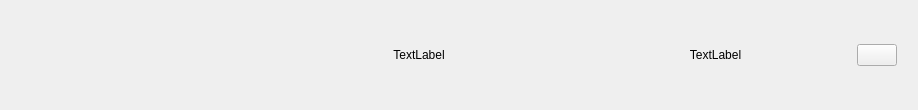
<?xml version="1.0" encoding="UTF-8"?>
<ui version="4.0">
 <class>TitleBar</class>
 <widget class="QWidget" name="TitleBar">
  <property name="geometry">
   <rect>
    <x>0</x>
    <y>0</y>
    <width>918</width>
    <height>110</height>
   </rect>
  </property>
  <property name="minimumSize">
   <size>
    <width>0</width>
    <height>110</height>
   </size>
  </property>
  <property name="maximumSize">
   <size>
    <width>16777215</width>
    <height>110</height>
   </size>
  </property>
  <property name="windowTitle">
   <string>Form</string>
  </property>
  <property name="autoFillBackground">
   <bool>true</bool>
  </property>
  <layout class="QHBoxLayout" name="horizontalLayout_2">
   <property name="spacing">
    <number>0</number>
   </property>
   <property name="leftMargin">
    <number>0</number>
   </property>
   <property name="topMargin">
    <number>0</number>
   </property>
   <property name="rightMargin">
    <number>0</number>
   </property>
   <property name="bottomMargin">
    <number>0</number>
   </property>
   <item>
    <widget class="QWidget" name="titleBg" native="true">
     <layout class="QHBoxLayout" name="horizontalLayout" stretch="40,291,531,196,348,465,0,0,49">
      <property name="spacing">
       <number>0</number>
      </property>
      <property name="leftMargin">
       <number>0</number>
      </property>
      <property name="topMargin">
       <number>0</number>
      </property>
      <property name="rightMargin">
       <number>0</number>
      </property>
      <property name="bottomMargin">
       <number>0</number>
      </property>
      <item>
       <spacer name="horizontalSpacer">
        <property name="orientation">
         <enum>Qt::Horizontal</enum>
        </property>
        <property name="sizeHint" stdset="0">
         <size>
          <width>22</width>
          <height>20</height>
         </size>
        </property>
       </spacer>
      </item>
      <item>
       <widget class="QLabel" name="iconLabel">
        <property name="sizePolicy">
         <sizepolicy hsizetype="Preferred" vsizetype="Preferred">
          <horstretch>0</horstretch>
          <verstretch>0</verstretch>
         </sizepolicy>
        </property>
        <property name="text">
         <string/>
        </property>
       </widget>
      </item>
      <item>
       <spacer name="horizontalSpacer_3">
        <property name="orientation">
         <enum>Qt::Horizontal</enum>
        </property>
        <property name="sizeHint" stdset="0">
         <size>
          <width>323</width>
          <height>20</height>
         </size>
        </property>
       </spacer>
      </item>
      <item>
       <widget class="QLabel" name="stateLabel">
        <property name="text">
         <string>TextLabel</string>
        </property>
        <property name="alignment">
         <set>Qt::AlignCenter</set>
        </property>
       </widget>
      </item>
      <item>
       <spacer name="horizontalSpacer_4">
        <property name="orientation">
         <enum>Qt::Horizontal</enum>
        </property>
        <property name="sizeHint" stdset="0">
         <size>
          <width>210</width>
          <height>20</height>
         </size>
        </property>
       </spacer>
      </item>
      <item>
       <widget class="QLabel" name="dateLabel">
        <property name="text">
         <string>TextLabel</string>
        </property>
        <property name="alignment">
         <set>Qt::AlignCenter</set>
        </property>
       </widget>
      </item>
      <item>
       <spacer name="horizontalSpacer_5">
        <property name="orientation">
         <enum>Qt::Horizontal</enum>
        </property>
        <property name="sizeHint" stdset="0">
         <size>
          <width>40</width>
          <height>20</height>
         </size>
        </property>
       </spacer>
      </item>
      <item>
       <widget class="QPushButton" name="tLogoutBtn">
        <property name="text">
         <string/>
        </property>
       </widget>
      </item>
      <item>
       <spacer name="horizontalSpacer_2">
        <property name="orientation">
         <enum>Qt::Horizontal</enum>
        </property>
        <property name="sizeHint" stdset="0">
         <size>
          <width>20</width>
          <height>20</height>
         </size>
        </property>
       </spacer>
      </item>
     </layout>
    </widget>
   </item>
  </layout>
 </widget>
 <resources/>
 <connections/>
</ui>
